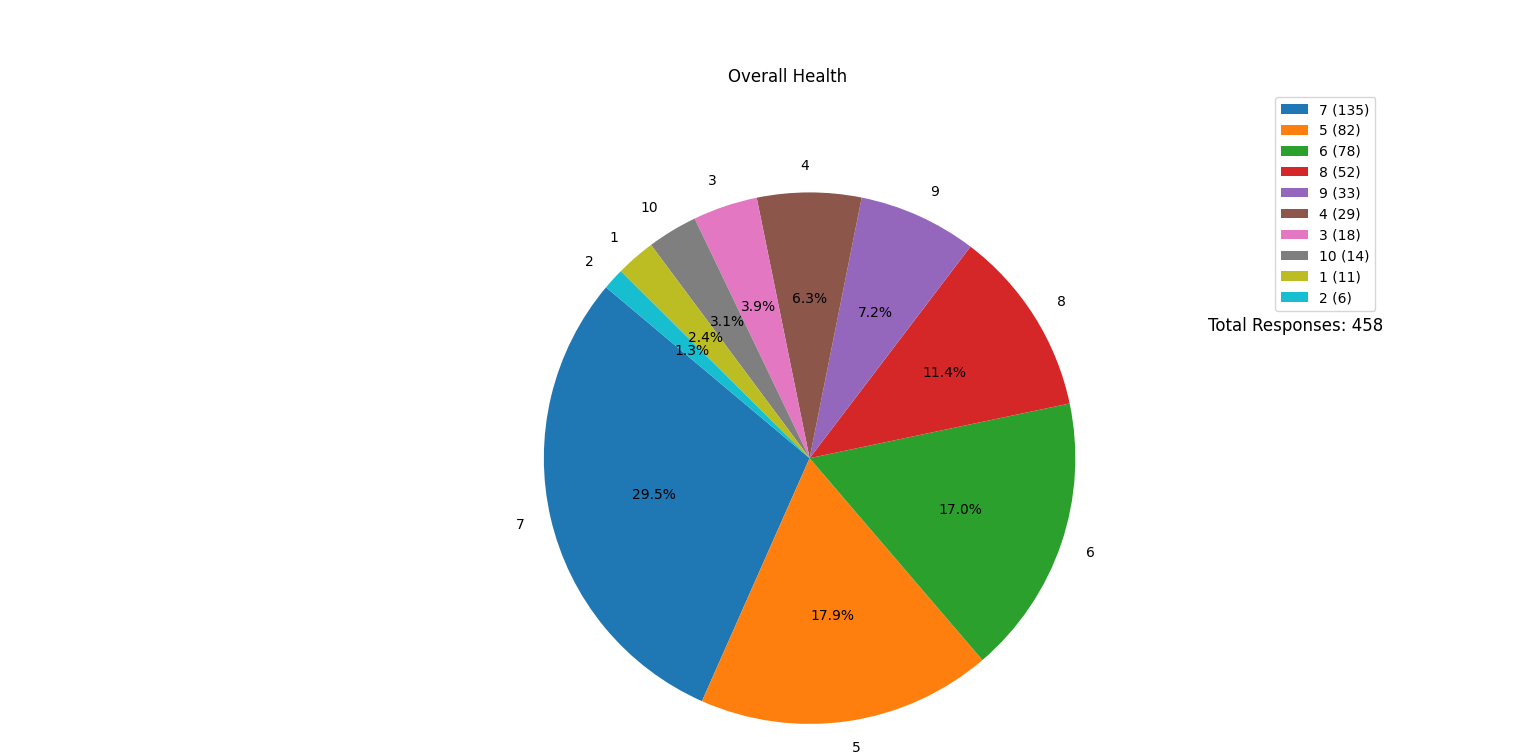

Reproduce this figure in Python.
import pandas as pd
import matplotlib.pyplot as plt
import statistics
#Read the CSV file into a DataFrame
df = pd.read_csv('Data.csv')
#Creating the pie chart for the Overall Health
column_data = df["7. How do you rate your overall health ?"]
tab = pd.to_numeric(column_data, errors='coerce').dropna().astype(int)
value_counts = tab.value_counts()
plt.figure(figsize=(8, 8))
plt.pie(value_counts, labels=value_counts.index, autopct='%1.1f%%', startangle=140)
plt.title('Overall Health')
plt.axis('equal')
total_responses = len(tab)
legend_labels = [f"{label} ({value_counts[label]})" for label in value_counts.index]
legend_labels.append(f"Total Responses: {total_responses}")
plt.legend(legend_labels, loc="best")
plt.text(1.5, 0.5, f"Total Responses: {total_responses}", fontsize=12, verticalalignment='center')
plt.show()
# Calculate statistics
mean_value = statistics.mean(tab)
median_value = statistics.median(tab)
mode_value = statistics.mode(tab)
std_dev = statistics.stdev(tab)
print(f"Average Response: {mean_value}")
print(f"Median Value: {median_value}")
print(f"Mode (Frequent Responses): {mode_value}")
